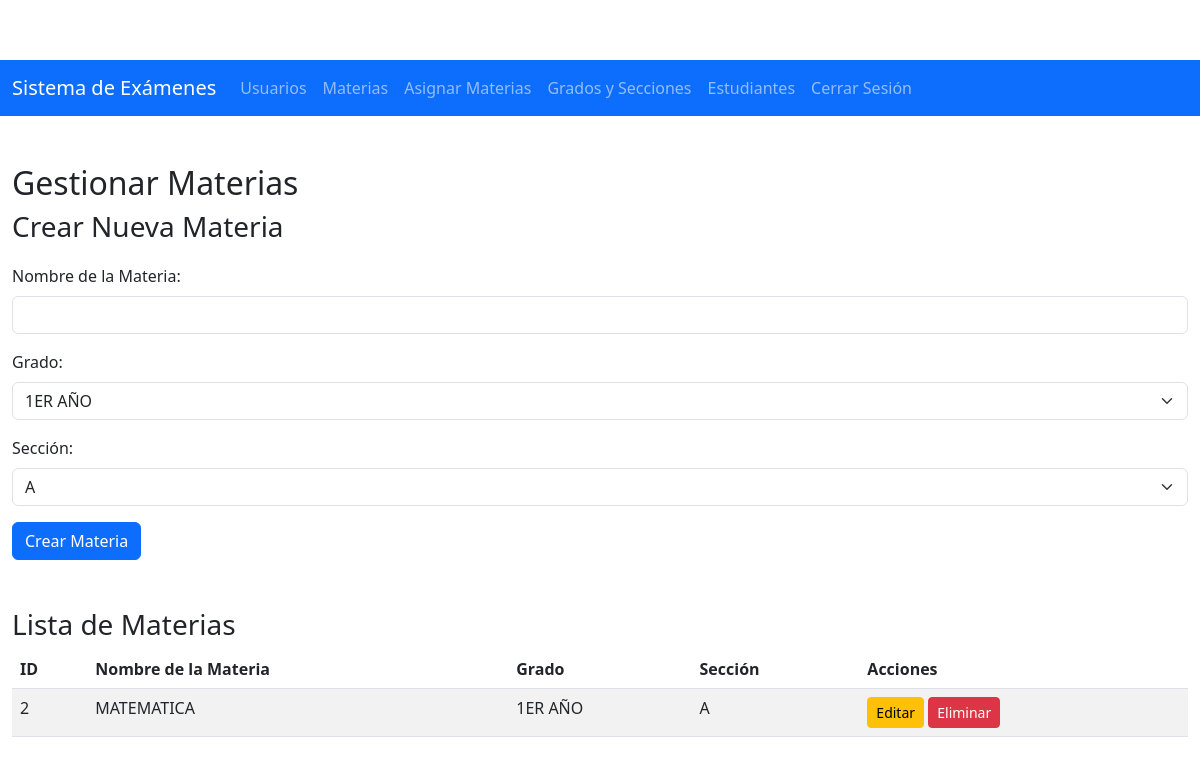
Page /gestion_materias.php (signed in) on the committed database.
### tables this page shows
CREATE TABLE `materias` (
  `id_materia` int(11) NOT NULL,
  `nombre_materia` varchar(100) NOT NULL,
  `id_grado` int(11) NOT NULL,
  `id_seccion` int(11) NOT NULL
);

CREATE TABLE `grados` (
  `id_grado` int(11) NOT NULL,
  `nombre_grado` varchar(50) NOT NULL
);

CREATE TABLE `secciones` (
  `id_seccion` int(11) NOT NULL,
  `nombre_seccion` varchar(50) NOT NULL,
  `id_grado` int(11) NOT NULL
);

### gestion_materias.php (the view, shortened to what this page needs)
<?php
require_once 'includes/db.php';
require_once 'includes/menu.php';
$stmtGrados = $pdo->query("SELECT id_grado, nombre_grado FROM grados");
$grados = $stmtGrados->fetchAll(PDO::FETCH_ASSOC);
$stmtSecciones = $pdo->query("SELECT id_seccion, nombre_seccion FROM secciones");
$secciones = $stmtSecciones->fetchAll(PDO::FETCH_ASSOC);
$stmtMaterias = $pdo->query("SELECT m.id_materia, m.nombre_materia, g.nombre_grado, s.nombre_seccion
                             FROM materias m
                             JOIN grados g ON m.id_grado = g.id_grado
                             JOIN secciones s ON m.id_seccion = s.id_seccion");
$materias = $stmtMaterias->fetchAll(PDO::FETCH_ASSOC);
?>
<!DOCTYPE html>
<html lang="es">
<head>
    <link href="https://cdn.jsdelivr.net/npm/bootstrap@5.3.0-alpha1/dist/css/bootstrap.min.css" rel="stylesheet">
    <link rel="stylesheet" href="css/styles.css">
</head>
<body>
    <div class="container mt-5">
        <h2>Gestionar Materias</h2>
        <h3>Crear Nueva Materia</h3>
        <form method="POST" action="">
            <div class="mb-3">
                <label for="nombre_materia" class="form-label">Nombre de la Materia:</label>
                <input type="text" class="form-control" id="nombre_materia" name="nombre_materia" required>
            </div>
            <div class="mb-3">
                <label for="grado" class="form-label">Grado:</label>
                <select class="form-select" id="grado" name="grado" required>
                    <?php foreach ($grados as $grado): ?>
                        <option value="<?php echo $grado['id_grado']; ?>"><?php echo htmlspecialchars($grado['nombre_grado']); ?></option>
                    <?php endforeach; ?>
                </select>
            </div>
            <div class="mb-3">
                <label for="seccion" class="form-label">Sección:</label>
                <select class="form-select" id="seccion" name="seccion" required>
                    <?php foreach ($secciones as $seccion): ?>
                        <option value="<?php echo $seccion['id_seccion']; ?>"><?php echo htmlspecialchars($seccion['nombre_seccion']); ?></option>
                    <?php endforeach; ?>
                </select>
            </div>
            <button type="submit" name="crear" class="btn btn-primary">Crear Materia</button>
        </form>
        <h3 class="mt-5">Lista de Materias</h3>
        <table class="table table-striped">
            <thead>
                <tr>
                    <th>ID</th>
                    <th>Nombre de la Materia</th>
                    <th>Grado</th>
                    <th>Sección</th>
                    <th>Acciones</th>
                </tr>
            </thead>
            <tbody>
                <?php foreach ($materias as $materia): ?>
                    <tr>
                        <td><?php echo $materia['id_materia']; ?></td>
                        <td><?php echo htmlspecialchars($materia['nombre_materia']); ?></td>
                        <td><?php echo htmlspecialchars($materia['nombre_grado']); ?></td>
                        <td><?php echo htmlspecialchars($materia['nombre_seccion']); ?></td>
                        <td>
                            <a href="editar_materia.php?id=<?php echo $materia['id_materia']; ?>" class="btn btn-sm btn-warning">Editar</a>
                            <a href="eliminar_materia.php?id=<?php echo $materia['id_materia']; ?>" class="btn btn-sm btn-danger" onclick="return confirm('¿Estás seguro de eliminar esta materia?')">Eliminar</a>
                        </td>
                    </tr>
                <?php endforeach; ?>
            </tbody>
        </table>
    </div>
</body>
</html>

### css/styles.css (style rules this page uses)
body { padding-top: 60px; }
.container { max-width: 1200px; }
form { margin-top: 20px; }

### rows in the picture
materias: id_materia "2", nombre_materia "MATEMATICA", id_grado.nombre_grado "1ER AÑO", id_seccion.nombre_seccion "A"

### other values in the picture
form field grado "1ER AÑO"
form field seccion "A"
